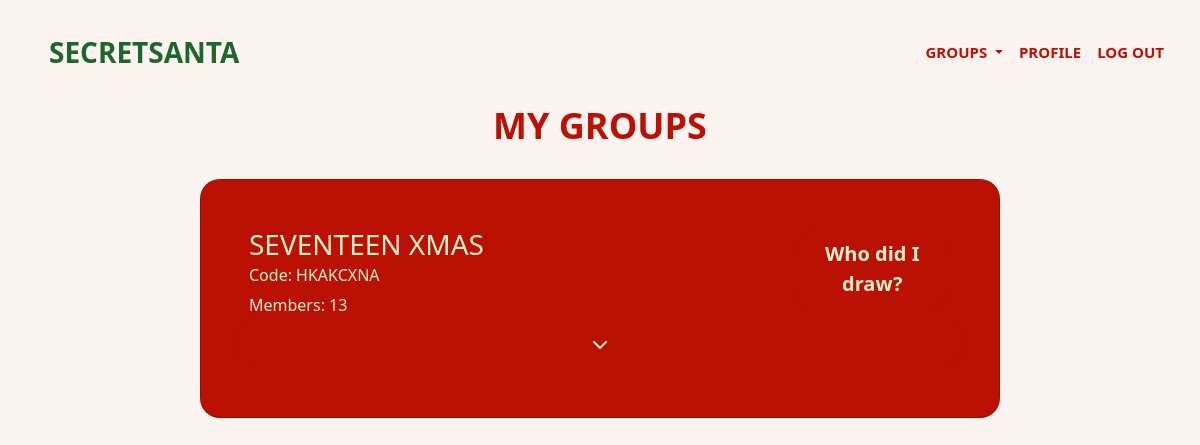
Page /my_groups/ (signed in) on the committed database.
### secretsanta/models.py (models this page shows)
class Group(models.Model):
    GROUP_TYPE_CHOICES = [
        ('family', 'Family'),
        ('friends', 'Friends'),
        ('work', 'Work'),
    ]
    name = models.CharField(max_length=100, unique=False)  # Group name
    code = models.CharField(max_length=8, unique=True, blank=False)  # Random unique code
    group_type = models.CharField(max_length=20, choices=GROUP_TYPE_CHOICES, default='family_friends')
    admin = models.ForeignKey(User, related_name='admin_groups', on_delete=models.CASCADE)  # Admin who created the group

### secretsanta/views.py (the view)
# urls.py: path('my_groups/', views.my_groups, name='my_groups'),
@login_required
def my_groups(request):
    user = request.user
    created_groups = user.admin_groups.all()  # groups this user created
    member_groups = Group.objects.filter(memberships__user=user).distinct()
    current_year = datetime.now().year
    user_assignments = Assignment.objects.filter(giver=user, year=current_year)
    for group in member_groups:
        assignment = user_assignments.filter(group=group).first()
        if assignment:
            group.assigned_receiver = assignment.receiver
            print(f"✅ Found assignment for {group.name}: {assignment.giver.username} → {assignment.receiver.username}")
        else:
            group.assigned_receiver = None
            print(f"⚠️ No assignment for {group.name}")
    return render(request, "my_groups.html", {"created_groups": created_groups, "member_groups": member_groups, "user": user})

### secretsanta/templates/my_groups.html (shortened to what this page needs)
{% extends 'logged_in_base.html' %}
{% block body %}
<div style="text-align: center;">
    <h1>MY GROUPS</h1>
</div>
<div class="center-cards">
    {% for group in member_groups %}
    <div class="card card-red" style="width: 50rem; height: auto;">
        <div class="card-body cream-text row">
            <div class="col-12 col-md-9">
                <h3 class="card-title">{{ group.name }}</h3>
                <h6 class="card-subtitle mb-2">Code: {{ group.code }}</h6>
                <p class="card-text">Members: {{ group.memberships.count }}</p>
            </div>
            <div class="col-6 col-md-3">
                <button type="button" class="btn btn-red" data-bs-toggle="modal" data-bs-target="#whoDidIDrawModal">
                    Who did I draw?
                </button>
            </div>
            <a class="btn btn-red chevron-toggle"
                data-bs-toggle="collapse"
                href="#groupMembersToggle{{ group.id }}"
                role="button"
                aria-expanded="false"
                aria-controls="groupMembersToggle{{ group.id }}">
                <img src="/static/images/chevron-down.png" class="chevron-icon">
            </a>
        </div>
    </div>
    {% empty %}
    <div class="card card-red cream-text">
        <div class="card-body">
            You aren't in any groups yet.
        </div>
    </div>
    {% endfor %}
</div>
{% endblock %}

### secretsanta/static/base.css (style rules this page uses)
.center-cards { display: flex; flex-direction: column; align-items: center; gap: 1rem; margin-top: 2rem; }
.card-red { background-color: #BA1104; border-radius: 20px; padding: 2rem; }
.cream-text { color: #E9EFCB; }

### secretsanta/static/homepage.css (style rules this page uses)
h1 { font-size: 36px; font-weight: 600; color: #BA1104; }

### secretsanta/static/buttons.css (style rules this page uses)
.btn-red { background-color: #BA1104; color: #E9EFCB; border-radius: 25px; font-size: 20px; font-weight: 600; padding: 10px 20px 10px 20px; }

### rows in the picture
Group: name "SEVENTEEN XMAS", code "HKAKCXNA", memberships.count "13"
